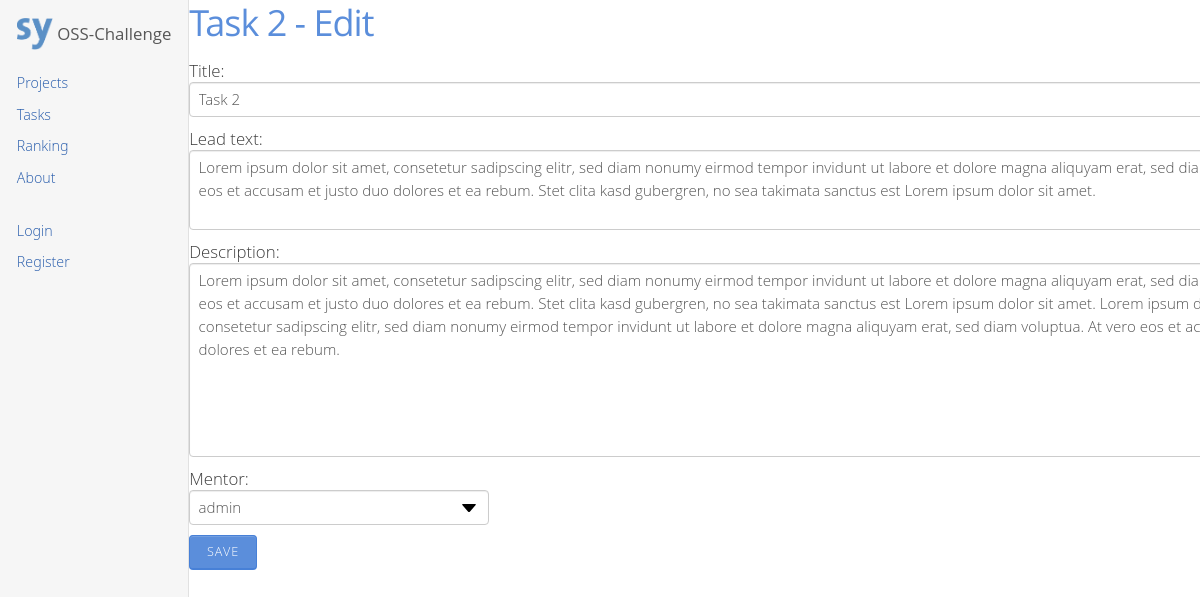
Screenshot of /tasks/2/edit/ with the database file from the repository.
### osschallenge/models.py (models this page shows, shortened)
class Task(models.Model):
    title = models.CharField(max_length=50)
    lead_text = models.CharField(max_length=300)
    description = models.CharField(max_length=5000)
    mentor = models.ForeignKey(User, related_name="task_mentor")
    project = models.ForeignKey(Project, related_name="task_project")
    contributers = models.ManyToManyField(
        User,
        related_name="task_contributers"
    )

### osschallenge/views.py (the view)
def EditTaskView(request, pk):
    task = get_object_or_404(Task, pk=pk)
    if request.method == 'POST':
        form = TaskForm(request.POST, instance=task)
        if form.is_valid():
            task = form.save()
            return redirect('task', pk=task.pk)
    else:
        form = TaskForm(instance=task)
    return render(
        request,
        'osschallenge/edittask.html',
        {
            'form': form,
            'task': task,
        }
    )

### osschallenge/forms.py
class TaskForm(ModelForm):
    class Meta:
        model = Task
        fields = ['title', 'lead_text', 'description', 'mentor']
        widgets = {
            'lead_text': Textarea(attrs={
                'cols': 100,
                'rows': 3,
            }),
            'description': Textarea(attrs={
                'cols': 100,
                'rows': 8,
            }),
        }

### osschallenge/templates/osschallenge/edittask.html (shortened to what this page needs)
{% extends 'osschallenge/index.html' %}
{% load widget_tweaks %}
{% block content %}
    <div class="detail">
        <h1>{{ task.title }} - Edit</h1>
        <form action="" method="post" class="edit">
            {% for field in form %}
                <div class="form-group-login">
                    {{ field.label_tag }} {{ field | add_class:'form-control' }}
                </div>
            {% endfor %}
            <button class="btn btn-primary">Save</button>
        </form>
    </div>
{% endblock content %}

### osschallenge/static/osschallenge/stylesheet.css (style rules this page uses)
html, body { margin: 0; height: 100%; }
div.detail { margin-bottom: 10px; }
div.detail form input { display: block; }
form.edit div { margin: 10px 0; }
form.edit div label { float: left; }
form.edit div input { margin: 5px 0; width: 1173px; }
form.edit div select { margin: 5px 0; }
form.edit div textarea { resize: none; margin: 5px 0; width: 1173px; }
div.form-group-login { width: 300px; margin-bottom: 1rem; }

### rows the page displays
Task: title "Task 2", title "Task 2" "Lorem ipsum dolor sit amet, consetetur sadipscing elitr, sed diam nonumy eirmod tempor invidunt ut labore et dolore magna aliquyam erat, sed diam voluptua. At vero eos et accusam et justo duo dolores et ea rebum. Stet clita kasd gubergren, no sea takimata sanctus est Lorem ipsum dolor sit amet." "Lorem ipsum dolor sit amet, consetetur sadipscing elitr, sed diam nonumy eirmod tempor invidunt ut labore et dolore magna aliquyam erat, sed diam voluptua. At vero eos et accusam et justo duo dolores et ea rebum. Stet clita kasd gubergren, no sea takimata sanctus est Lorem ipsum dolor sit amet. Lorem ipsum dolor sit amet, consetetur sadipscing elitr, sed diam nonumy eirmod tempor invidunt ut labore et dolore magna aliquyam erat, sed diam voluptua. At vero eos et accusam et justo duo dolores et ea rebum." "admin"

### other values shown
{{ field.label_tag }} "Title:" "Lead text:" "Description:" "Mentor:"
